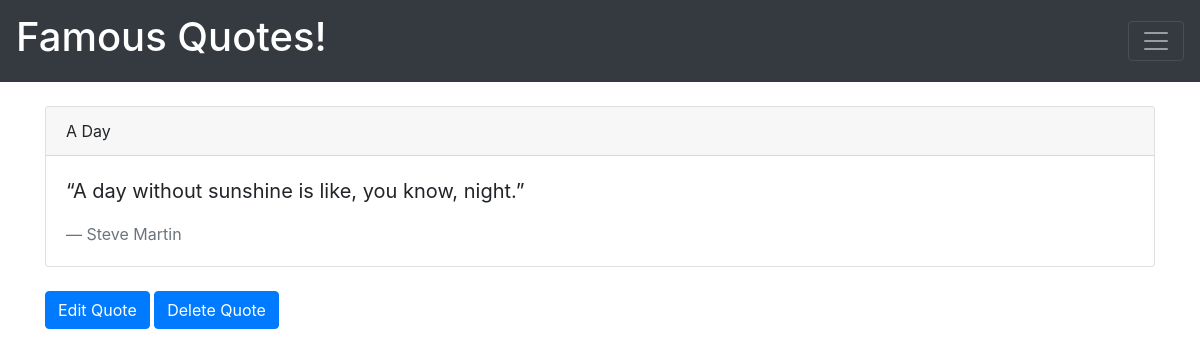
Page /12 on the committed database.
### main/models.py (models this page shows, shortened)
class Post(models.Model):
    title = models.CharField(max_length=30)
    body = models.CharField(max_length=180)
    author=models.CharField(max_length=30)

### main/views.py (the view)
# urls.py: url(r'^(?P<id>\d+)$',viewQuote,name='viewQuote'),
def viewQuote(request,id=None):
	qs = get_object_or_404(Post, id=id)
	context={'qs':qs}
	return render(request,'viewQuote.html',{'qs':qs})

### templates/viewQuote.html
{% extends 'base.html' %}
   {% block content %}
    <div class="container">
      <br>
        <div class="card">
      <div class="card-header">
        {{ qs.title }}
      </div>
      <div class="card-body">
        <blockquote class="blockquote mb-0">
          <p>    {{ qs.body }}</p>
          <footer class="blockquote-footer">{{ qs.author }} </footer>
        </blockquote>
      </div>
    </div><br>
        <a href="/{{qs.id}}/edit" class="btn btn-primary">Edit Quote</a>
        <a href="/{{qs.id}}/delete" class="btn btn-primary">Delete Quote</a>
       {% endblock %}

### rows in the picture
Post: title "A Day", body "“A day without sunshine is like, you know, night.”", author "Steve Martin"
